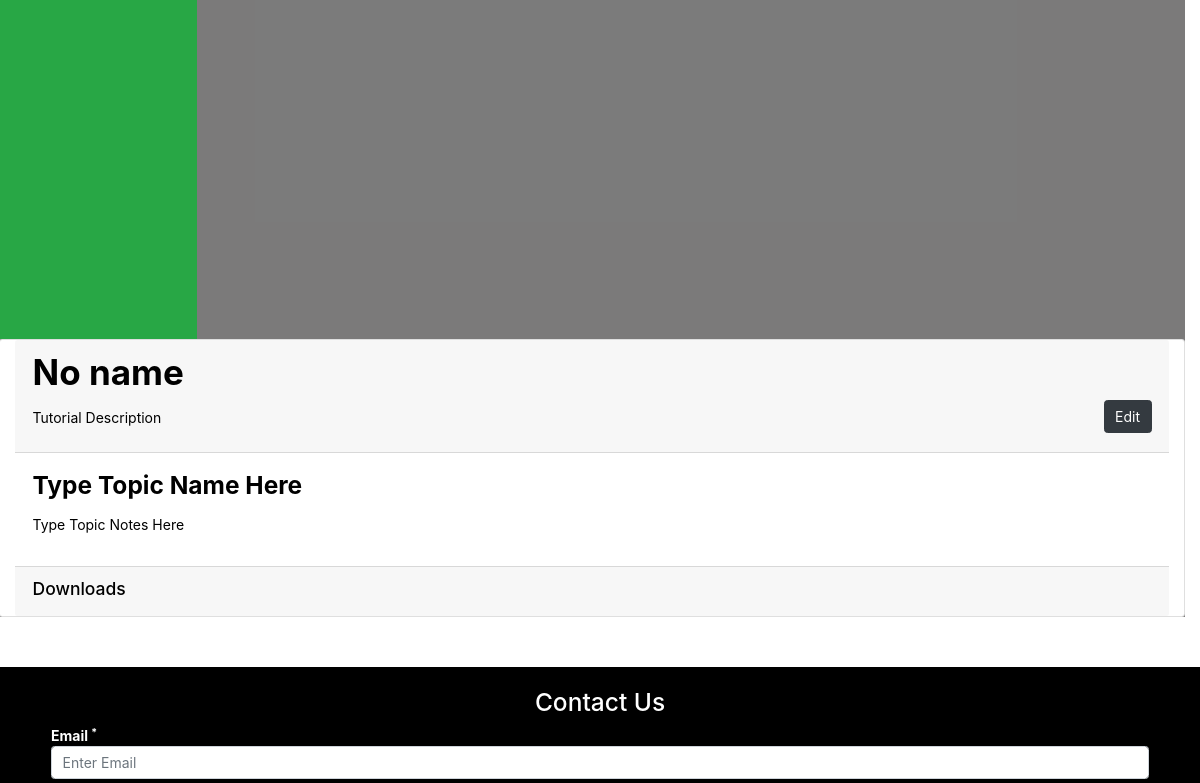
Before: /Author/Tutorial/View/15/ (signed in, middle part) with the older database file.
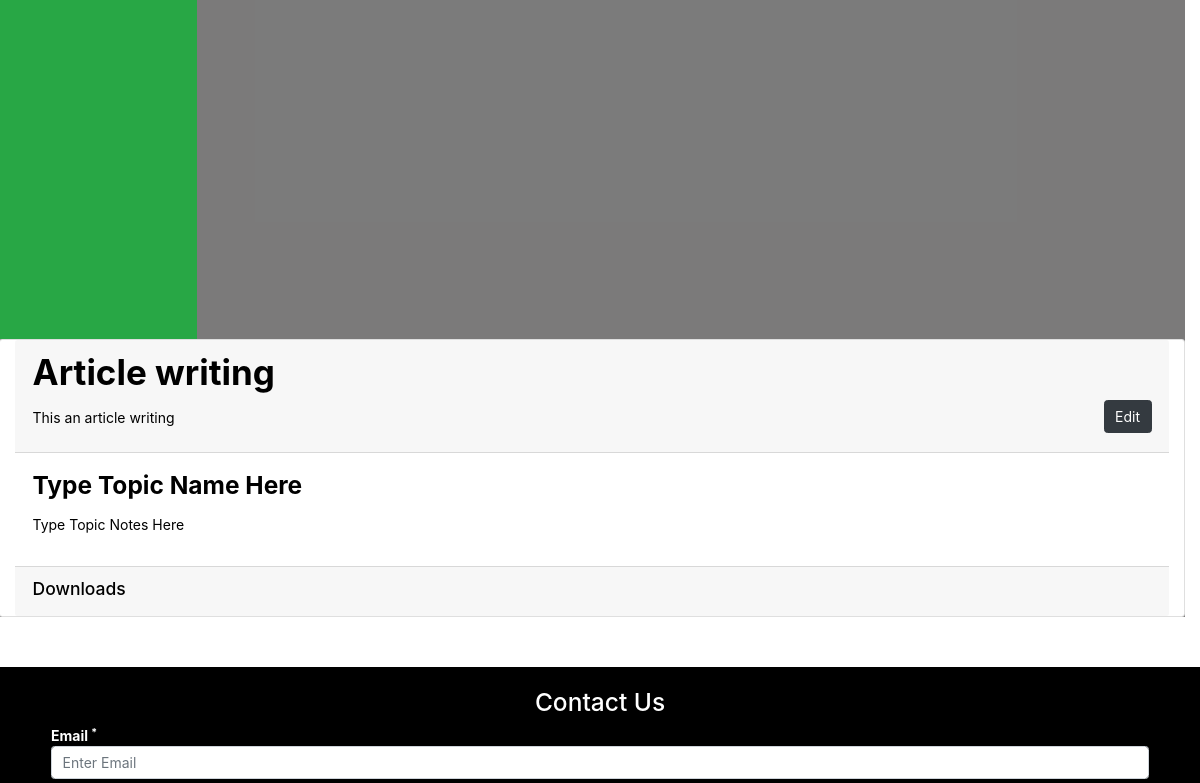
After: the same page with the newer database file.
### student/models.py (models this page shows, shortened)
class Tutorial(models.Model):
    user = models.ForeignKey(User, null=True, on_delete=models.CASCADE)
    name = models.CharField(max_length=255, null=True, )
    description = models.TextField(max_length=250, null=True, )
    is_published = models.BooleanField(default=False)

### author/views.py (the view)
# urls.py: path('Tutorial/View/<pk>/', views.tutorial_view, name='author-tutorial-url'),
@login_required(login_url='home-url')
def tutorial_view(request, pk):
    user = User.objects.get(id=request.user.id)
    if not user.are_you_a_student:
        current_tutorial = Tutorial.objects.get(id=pk)
        topics = Topic.objects.filter(tutorial=current_tutorial)
        attachments = Attachments.objects.filter(tutorial=current_tutorial)
        context = {
            'tutorial': current_tutorial,
            'topics': topics,
            'attachments': attachments,
        }
        return render(request, 'author/tutorial.html', context)
    else:
        messages.error(request, "Logged in as Student!")
        return redirect('student-dashboard-url')

### templates/author/tutorial.html (shortened to what this page needs)
{% load static %}
<!DOCTYPE html>
<html lang="en">
<head>
    <link rel="stylesheet" href="{% static 'css/global.css' %}">
    <link rel="stylesheet" href="{% static 'css/student-course.css' %}">
    <link rel="stylesheet" href="{% static 'bootstrap/css/bootstrap.css' %}">
</head>
<body>
    {% include 'student/header.html' %}
    <section class="course-main row pl-3">
        {% include 'student/nav-vertical-for-tutorial.html' %}
        <div class="col-md-12 card">
            <div class="card-header">
                <h1>
                    {{ tutorial.name }}
                    {% if not request.user.is_staff %}
                    <a class="float-right btn btn-dark text-white">
                        Author Username:
                        {{ tutorial.user.last_name }} {{ tutorial.user.first_name }}
                    </a>
                    {% else %}
                    <a href="{% url 'author-tutorial-url' tutorial.id %}"
                        class="float-right btn btn-dark text-white">Edit</a>
                    {% endif %}
                </h1>
                <p>{{tutorial.description|linebreaks}}</p>
            </div>
            {% for topic in topics %}
            <div class="card-body">
                <h3>{{topic.name}}</h3>
                <p>{{topic.notes|linebreaks}}</p>
            </div>
            {% endfor %}
            <div class="card-footer">
                <h5>Downloads</h5>
            </div>
        </div>
    </section>
    {% include 'footer.html' %}
</body>
</html>

Changed rows visible on the page:
changed Tutorial: name "No name" → "Article writing"; description "Tutorial Description" → "This an article writing"
